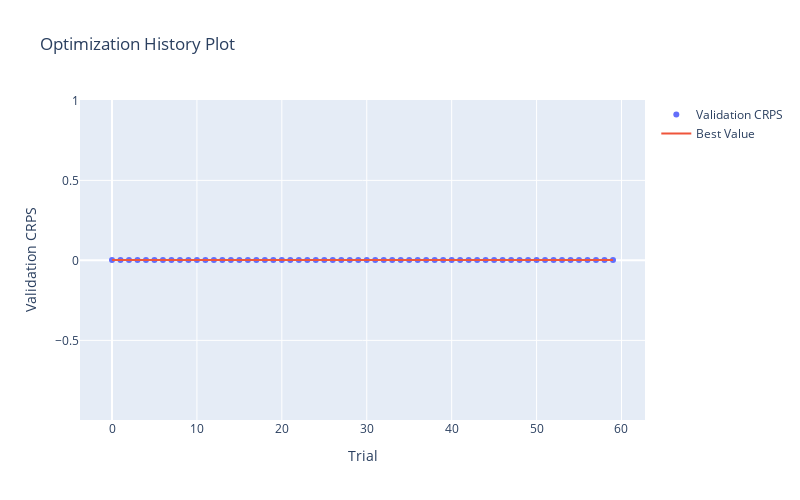

The cell this chart's notebook holds for it:
### Code cell
fig = optuna.visualization.plot_optimization_history(study, target_name='Validation CRPS')
fig.update_layout(autosize=True, width=800, height=500)
fig.show()
